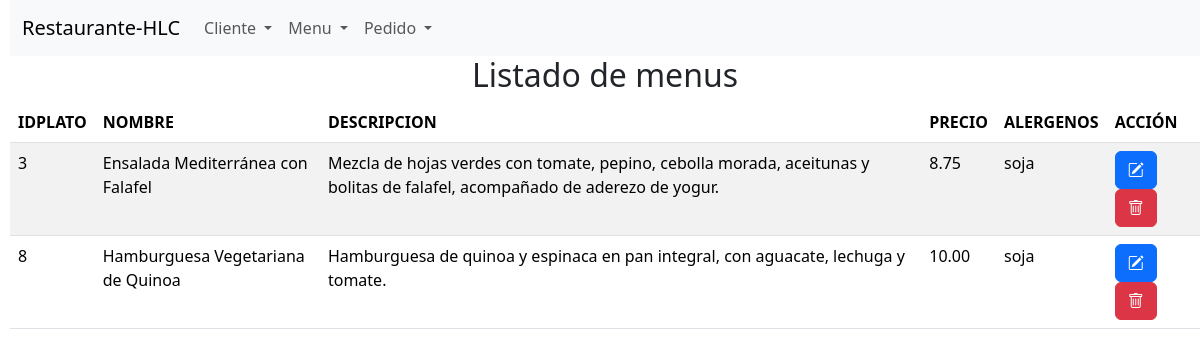
The page /get_menu.php?selectAlergenos=soja on the database its author committed.
### tables this page shows
CREATE TABLE `menu` (
  `idplato` int NOT NULL,
  `nombre` varchar(40) NOT NULL,
  `descripcion` varchar(500) NOT NULL,
  `precio` double(10,2) NOT NULL,
  `alergenos` varchar(150) NOT NULL
);

### get_menu.php (the view, shortened to what this page needs)
<?php
$conexion = obtenerConexion();
if (isset($_GET['selectAlergenos']) || isset($_GET['txtNombrePlato']) || isset($_GET['txtDescripcion'])) {
    $alergenos = $_GET['selectAlergenos'];
    $nombre = $_GET['txtNombrePlato'];
    $descripcion = $_GET['txtDescripcion'];
    $sql = "SELECT * FROM menu WHERE alergenos = '$alergenos' OR descripcion = '$descripcion' OR nombre = '$nombre' ORDER BY idplato ASC;";
}else{
$sql = "SELECT * FROM menu ORDER BY idplato ASC;";
}
$resultado = mysqli_query($conexion, $sql);
$mensaje = "<h2 class='text-center'>Listado de menus</h2>";
$mensaje .= "<table class='table table-striped'>";
$mensaje .= "<thead><tr><th>IDPLATO</th><th>NOMBRE</th><th>DESCRIPCION</th><th>PRECIO</th><th>ALERGENOS</th><th>ACCIÓN</th></tr></thead>";
$mensaje .= "<tbody>";
while ($fila = mysqli_fetch_assoc($resultado)) {
    $mensaje .= "<tr><td>" . $fila['idplato'] . "</td>";
    $mensaje .= "<td>" . $fila['nombre'] . "</td>";
    $mensaje .= "<td>" . $fila['descripcion'] . "</td>";
    $mensaje .= "<td>" . $fila['precio'] . "</td>";
    $mensaje .= "<td>" . $fila['alergenos'] . "</td>";
    $mensaje .= "<td><form class='d-inline me-1' action='editar_menu.php' method='post'>";
    $mensaje .= "<input type='hidden' name='menu' value='" . htmlspecialchars(json_encode($fila),ENT_QUOTES) . "' />";
    $mensaje .= "<button name='Editar' class='btn btn-primary'><i class='bi bi-pencil-square'></i></button></form>";
    $mensaje .= "<form class='d-inline' action='borrar_menu.php' method='post'>";
    $mensaje .= "<input type='hidden' name='idplato' value='" . $fila['idplato']  . "' />";
    $mensaje .= "<button name='Borrar' class='btn btn-danger'><i class='bi bi-trash'></i></button></form>";
    $mensaje .= "</td></tr>";
}
$mensaje .= "</tbody></table>";
echo $mensaje;

### rows shown on the page
menu: idplato "3", nombre "Ensalada Mediterránea con Falafel", descripcion "Mezcla de hojas verdes con tomate, pepino, cebolla morada, aceitunas y bolitas de falafel, acompañado de aderezo de yogur.", precio "8.75", alergenos "soja"
menu: idplato "8", nombre "Hamburguesa Vegetariana de Quinoa", descripcion "Hamburguesa de quinoa y espinaca en pan integral, con aguacate, lechuga y tomate.", precio "10.00", alergenos "soja"
